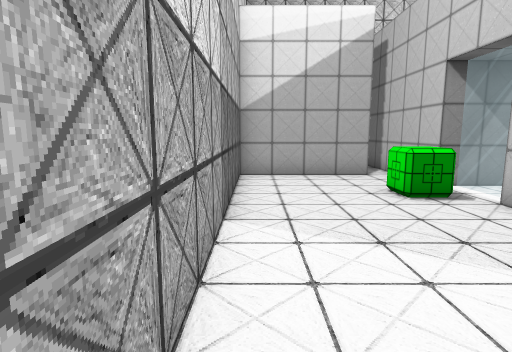
View 1 (above)

21 first-person views from a walk through a 3-D level made in the Unity game engine. The camera is 1.3 m above the floor, tilts 8° down and sees 80° across. The floor is counted in squares, 1 m on a side. Each view is taken from the middle of a square. On the plan, view 1 faces up. The plan holds only what a view shows up to about 14 squares ahead; the rest is blank. Door leaves are left out, so doorways stand open. Some surface patterns are stand-ins.

View 2
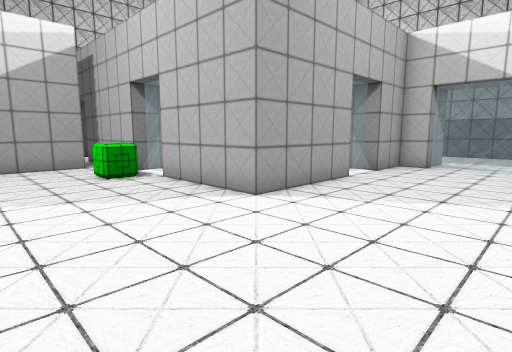

View 3
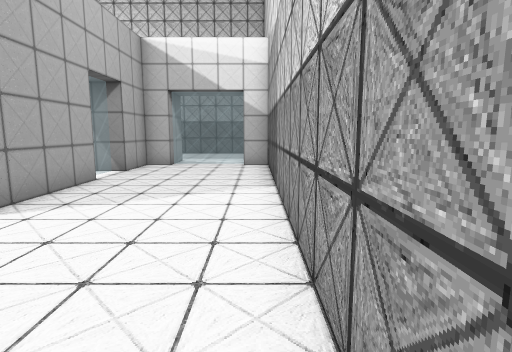

View 4
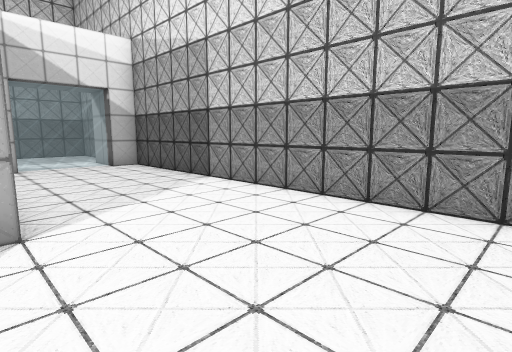

View 5
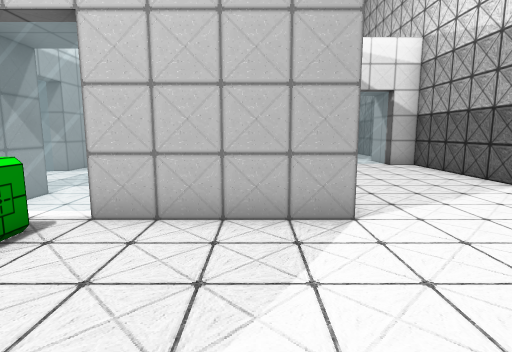

View 6
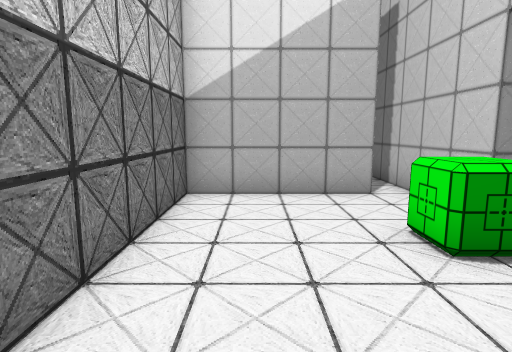

View 7
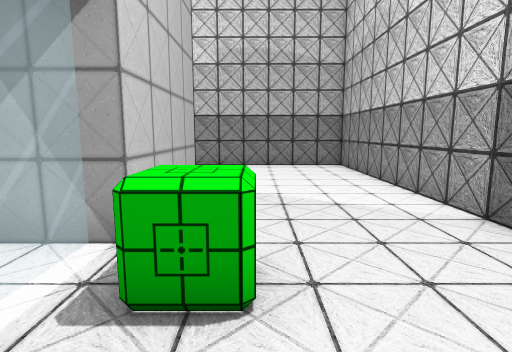

View 8
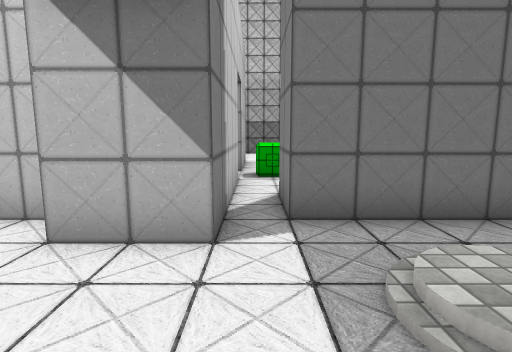

View 9
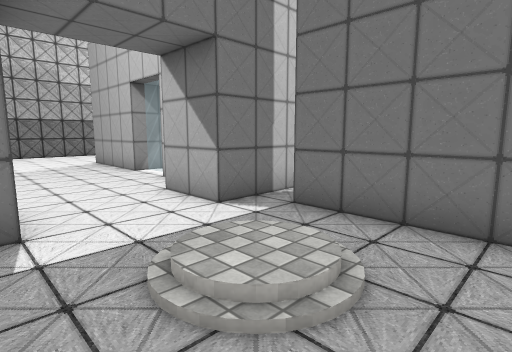

View 10
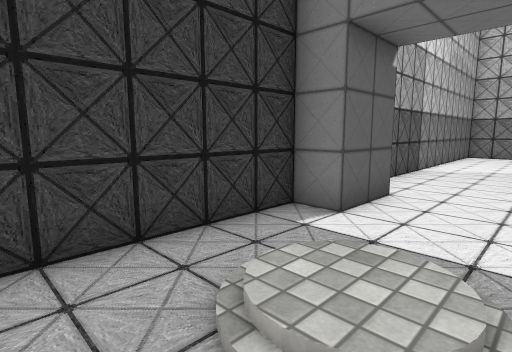

View 11
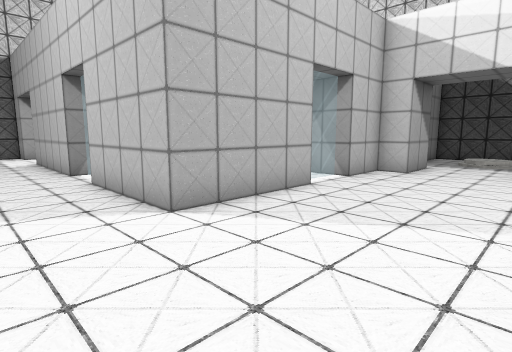

View 12
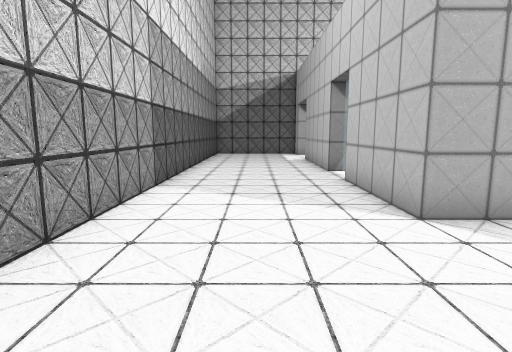

View 13
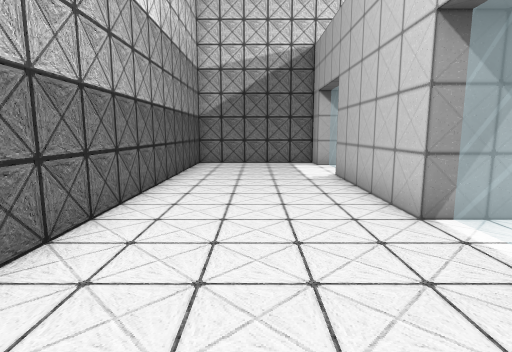

View 14
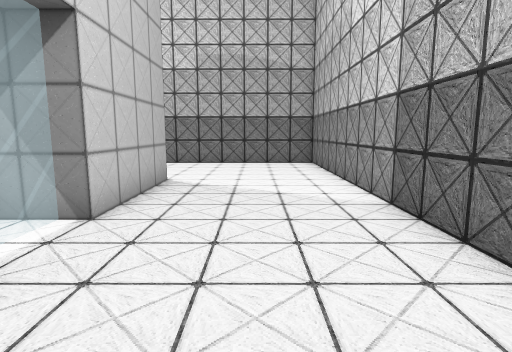

View 15
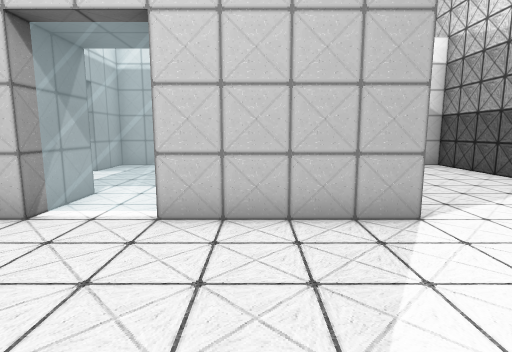

View 16
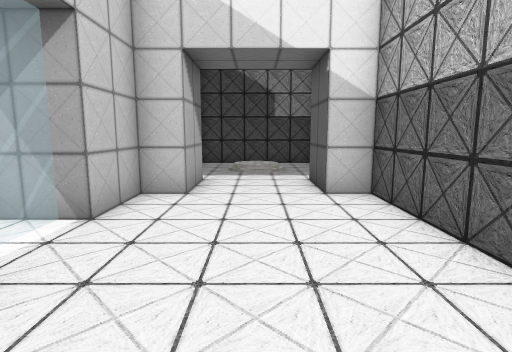

View 17
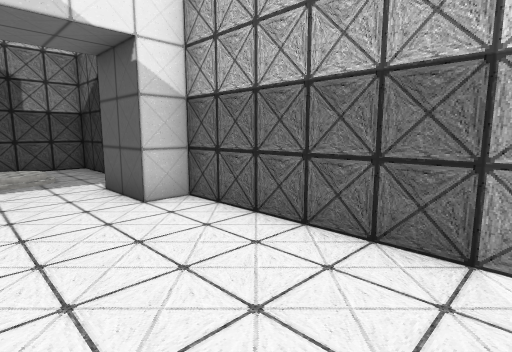

View 18
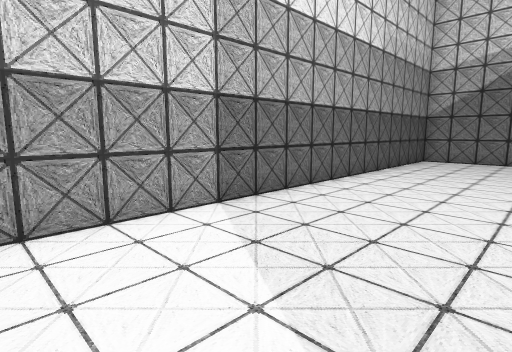

View 19
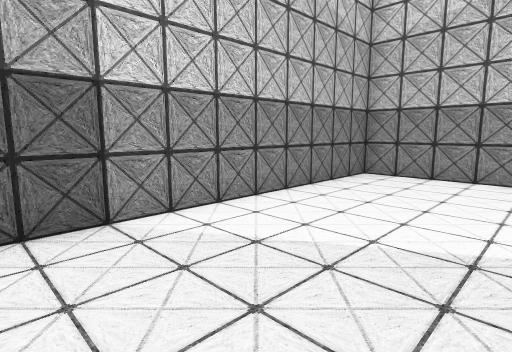

View 20
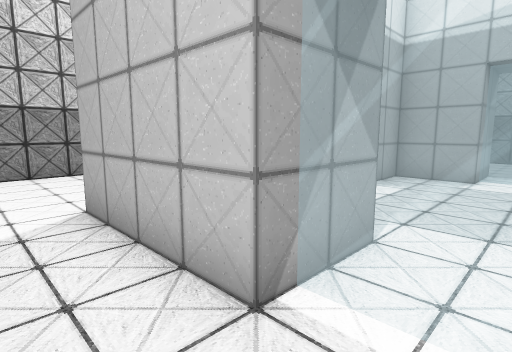

View 21
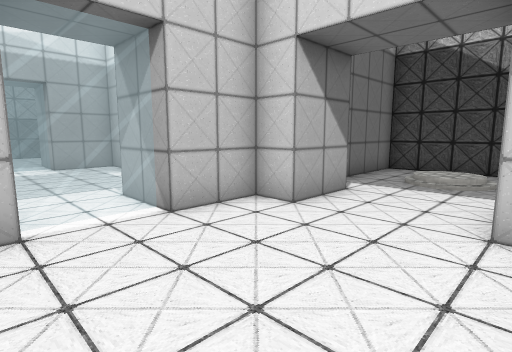

### Floor plan
Ten units are one square. View 1 is at (0, 0); x grows to the right and y downward. Boxes are objects, and circles mark ways between rooms. Rooms are numbered by the first view taken in them; rooms with no view inside come last. Other rooms are left out.
<svg viewBox="-10 -170 210 210">
<path fill="none" stroke="#000" d="M85 -35 85 -15 45 -15 45 -55 60 -55M55 -75 45 -75 45 -95M125 -5 125 -15 105 -15 105 -35M35 -95 -5 -95 -5 35 125 35 125 25M65 -155 45 -155 45 -165 -5 -165 -5 -115 35 -115 35 -95M45 -95 45 -125 65 -125M145 -55 145 -5M105 -115 145 -115 145 -75M65 -125 65 -115 85 -115M145 25 145 35 195 35 195 -165 65 -165 65 -155"/>
<rect x="25" y="-75" width="20" height="20" fill="#bbb"><title>other object</title></rect>
<circle cx="40" cy="-105" r="3" fill="#2a7"/>
<circle cx="60" cy="-140" r="3" fill="#2a7"/>
<text x="50" y="-10">1</text>
<text x="20" y="-140">2</text>
<text x="150" y="-90">3</text>
</svg>
Room 1 opens to room 2. Room 2 opens to room 3.

Where each view was taken, in squares from view 1:
view 1: 0 up, 0 right, facing up
view 2: 3 down, 0 right, facing up-right
view 3: 3 down, 0 right, facing right
view 4: 2 up, 0 right, facing down-right
view 5: 3 up, 0 right, facing right
view 6: 3 up, 1 right, facing up
view 7: 9 up, 3 right, facing down
view 8: 16 up, 4 right, facing down
view 9: 16 up, 0 right, facing down-right
view 10: 13 up, 0 right, facing up-right
view 11: 16 up, 17 right, facing down-left
view 12: 16 up, 17 right, facing down
view 13: 10 up, 17 right, facing down
view 14: 3 up, 17 right, facing up
view 15: 9 up, 19 right, facing left
view 16: 14 up, 13 right, facing left
view 17: 13 up, 12 right, facing up-left
view 18: 12 up, 15 right, facing down-right
view 19: 12 up, 10 right, facing up-right
view 20: 13 up, 9 right, facing down-right
view 21: 16 up, 11 right, facing down-left
